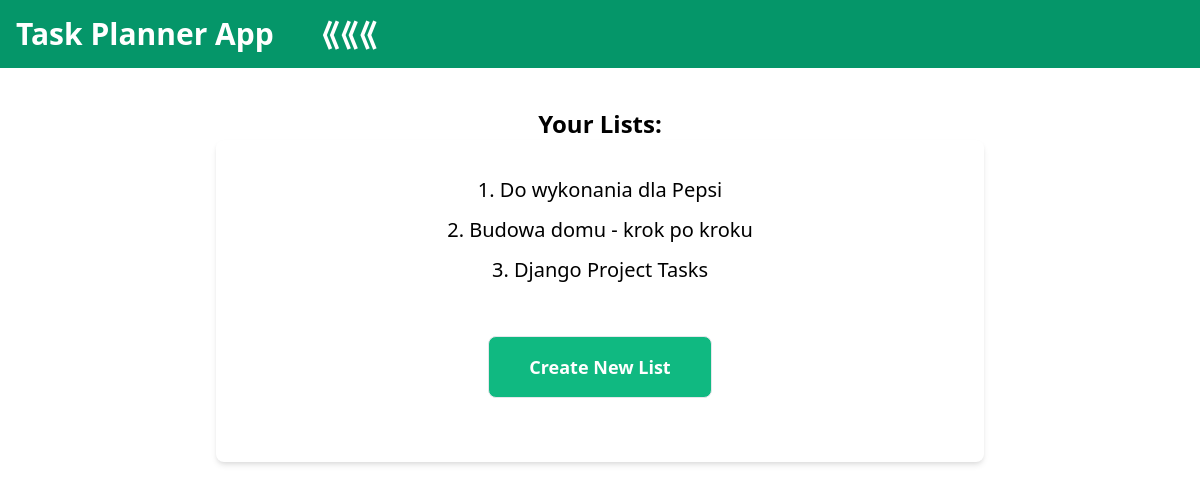
Before: / with the older database file.
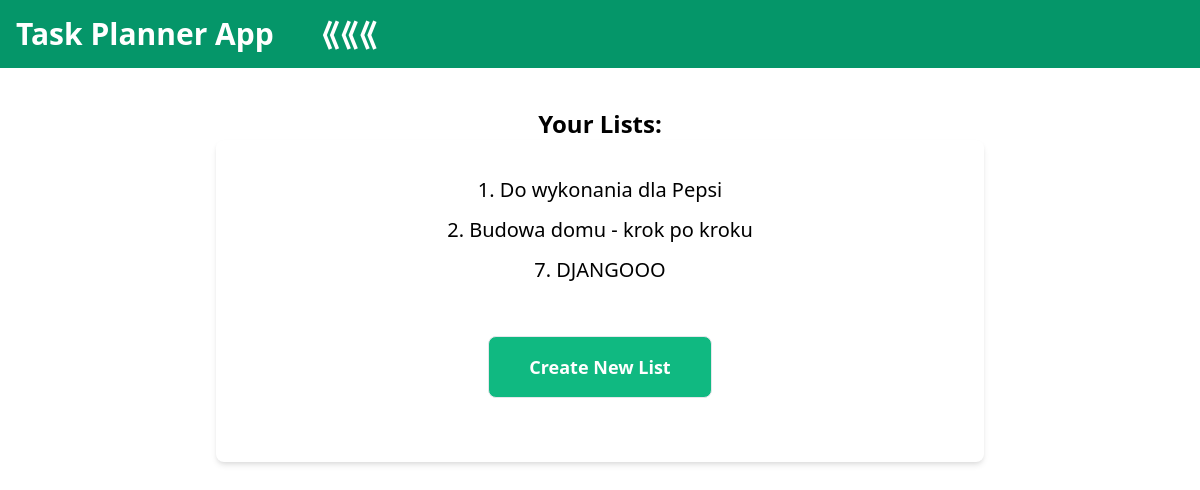
After: the same page with the newer database file.
### tasks_app/models.py (models this page shows)
class TaskList(models.Model):
    name = models.CharField(max_length=100)

### tasks_app/views.py (the view)
# urls.py: path('', views.index, name="index"),
def index(request):
    lists = TaskList.objects.all()
    return render(request, 'index.html', {"lists":lists})

### templates/index.html
{% extends "base.html" %}
{% block content %}
<h2 class="text-2xl font-semibold">Your Lists:</h2>
<div class="max-w-3xl mx-auto bg-white p-6 rounded-lg shadow-md flex flex-col">
    <ul>
    {% for list in lists %}
        <li class="text-xl m-3 transition-transform transform hover:scale-105 ">
            <a href="./{{list.id}}">{{list.id}}.  {{list.name}}</a>
        </li>
    {% endfor %}
    </ul>
    <button class="bg-green-500 mx-auto text-lg text-white font-semibold m-10 p-4 px-10 border rounded-lg transition-transform transform hover:bg-green-700">
        <a href='create_list'>Create New List</a>
    </button>
</div>
{% endblock %}

Changed rows visible on the page:
removed TaskList: id "3", name "Django Project Tasks"
added TaskList: id "7", name "DJANGOOO"
